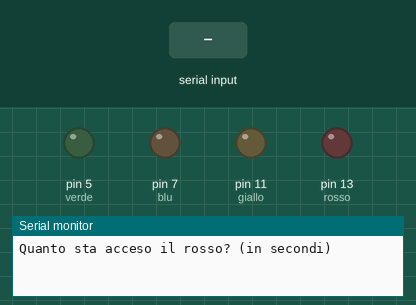
Recording of a sketch running on a simulated Arduino Uno, built with avr-gcc and run on an emulated ATmega328P. On the bench: output pins drawn as LEDs (lit = HIGH), the last lines printed to the serial monitor. Inputs (shaded band) come from the test bench.

Above: at 0.8 s.
0.9 s: "90,45,200\n" received over Serial
3.4 s: "30,150,10\n" received over Serial
5.9 s: "90,45\n" received over Serial
8.4 s: "30,150\n" received over Serial
At 9.7 s:
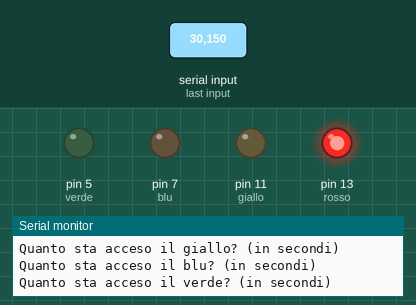
At 34.2 s:
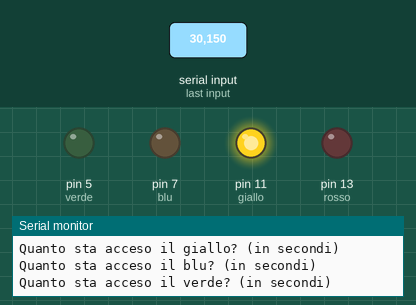
Timing chart, 0 to 35.3 s (numbered marks = the images above; inputs shaded):
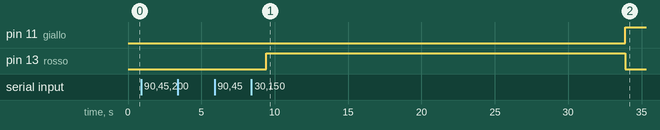

The sketch:

verifica_B.ino
```cpp
//dichiaro le variabli
int rosso = 13;
int giallo = 11;
int blu = 7;
int verde = 5;
//variabili di tempo
int tempoRosso = 0;
int tempoGiallo = 0;
int tempoBlu = 0;
int tempoVerde = 0;

void setup() {
  // put your setup code here, to run once:
  Serial.begin(9600);
  //output
  pinMode(rosso, OUTPUT);
  pinMode(giallo, OUTPUT);
  pinMode(blu, OUTPUT);
  pinMode(verde, OUTPUT);

  //chiedo quanto sta acceso il rosso
  Serial.println("Quanto sta acceso il rosso? (in secondi)");
  while(Serial.available() == 0);
  tempoRosso = Serial.readString().toInt();

  //chiedo quanto sta acceso il giallo
  Serial.println("Quanto sta acceso il giallo? (in secondi)");
  while(Serial.available() == 0);
  tempoGiallo = Serial.readString().toInt();

  //chiedo quanto sta acceso il blu
  Serial.println("Quanto sta acceso il blu? (in secondi)");
  while(Serial.available() == 0);
  tempoBlu = Serial.readString().toInt();

  //chiedo quanto sta acceso il verde
  Serial.println("Quanto sta acceso il verde? (in secondi)");
  while(Serial.available() == 0);
  tempoVerde = Serial.readString().toInt();
}

void loop() {
  // put your main code here, to run repeatedly:
  digitalWrite(rosso, HIGH);         //accendo il rosso
  delay(tempoRosso * 1000);          //aspetto i secondi dati in input per il rosso
  digitalWrite(rosso, LOW);          //spengo il rosso
  digitalWrite(giallo, HIGH);        //accendo il giallo
  delay(tempoGiallo * 1000);         //aspetto i secondi dati in input per il giallo
  digitalWrite(giallo, LOW);         //spengo il giallo
  digitalWrite(blu, HIGH);           //accendo il blu
  delay(tempoBlu * 1000);            //aspetto i secondi dati in input per il blu
  digitalWrite(blu, LOW);            //spengo il blu
  digitalWrite(verde, HIGH);         //accendo il verde
  delay(tempoVerde * 1000);          //aspetto i secondi dati in input per il verde
  digitalWrite(verde, LOW);          //spengo il verde
}
```

Measured:
- after the input at 8.4 s, pin 11 (giallo): LOW → HIGH after 25.5 s; pin 13 (rosso): LOW → HIGH after 1.0 s, → LOW 24.5 s later
